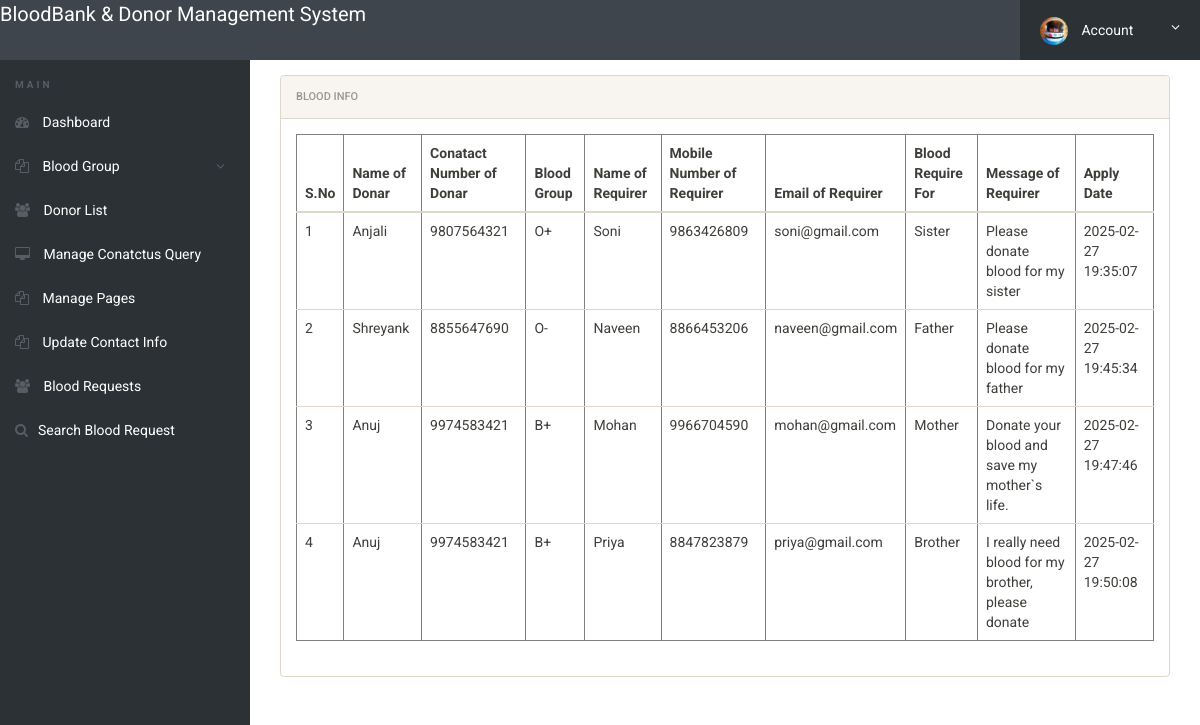
The page /admin/blood-requests.php (signed in) on the database its author committed.
### tables this page shows
CREATE TABLE `tblbloodrequirer` (
  `ID` int(10) NOT NULL,
  `BloodDonarID` int(10) DEFAULT NULL,
  `name` varchar(250) DEFAULT NULL,
  `EmailId` varchar(250) DEFAULT NULL,
  `ContactNumber` bigint(10) DEFAULT NULL,
  `BloodRequirefor` varchar(250) DEFAULT NULL,
  `Message` mediumtext DEFAULT NULL,
  `ApplyDate` timestamp NULL DEFAULT current_timestamp()
);

CREATE TABLE `tblblooddonars` (
  `id` int(11) NOT NULL,
  `FullName` varchar(100) DEFAULT NULL,
  `MobileNumber` char(11) DEFAULT NULL,
  `EmailId` varchar(100) DEFAULT NULL,
  `Gender` varchar(20) DEFAULT NULL,
  `Age` int(11) DEFAULT NULL,
  `BloodGroup` varchar(20) DEFAULT NULL,
  `Address` varchar(255) DEFAULT NULL,
  `Message` mediumtext DEFAULT NULL,
  `PostingDate` timestamp NOT NULL DEFAULT current_timestamp(),
  `status` int(1) DEFAULT NULL,
  `Password` varchar(250) DEFAULT NULL
);

### admin/blood-requests.php (the view, shortened to what this page needs)
<?php
include('includes/config.php');
if(strlen($_SESSION['alogin'])==0)
	{
header('location:index.php');
}
else{
 ?>
<!doctype html>
<html lang="en" class="no-js">
<head>
	<link rel="stylesheet" href="css/font-awesome.min.css">
	<link rel="stylesheet" href="css/bootstrap.min.css">
	<link rel="stylesheet" href="css/dataTables.bootstrap.min.css">
	<link rel="stylesheet" href="css/bootstrap-social.css">
	<link rel="stylesheet" href="css/bootstrap-select.css">
	<link rel="stylesheet" href="css/fileinput.min.css">
	<link rel="stylesheet" href="css/awesome-bootstrap-checkbox.css">
	<link rel="stylesheet" href="css/style.css">
</head>
<body>
	<?php include('includes/header.php');?>
	<div class="ts-main-content">
		<?php include('includes/leftbar.php');?>
		<div class="content-wrapper">
			<div class="container-fluid">
					<div class="col-md-12">
						<div class="panel panel-default">
							<div class="panel-heading">Blood Info</div>
							<div class="panel-body">
								<table border="1" class="table table-responsive">
                                    <thead>
                                         <tr>
                                         	<th>S.No</th>
                                          <th>Name of Donar</th>
                                          <th>Conatact Number of Donar</th>
                                          <th>Blood Group</th>
                                            <th>Name of Requirer</th>
                                            <th>Mobile Number of Requirer</th>
                                            <th>Email of Requirer</th>
                                            <th>Blood Require For</th>
                                            <th>Message of Requirer</th>
                                            <th>Apply Date</th>
                                        </tr>
                                    </thead>
                                    <tbody>
                                        <tr><?php
$sql="SELECT tblbloodrequirer.BloodDonarID,tblbloodrequirer.name,tblbloodrequirer.EmailId,tblbloodrequirer.ContactNumber,tblbloodrequirer.BloodRequirefor,tblbloodrequirer.Message,tblbloodrequirer.ApplyDate,tblblooddonars.id as donid,tblblooddonars.FullName,tblblooddonars.MobileNumber,tblblooddonars.BloodGroup  from  tblbloodrequirer join tblblooddonars on tblblooddonars.id=tblbloodrequirer.BloodDonarID where tblblooddonars.FullName like '%$sdata%' || tblblooddonars.MobileNumber like '%$sdata%'";
$query = $dbh -> prepare($sql);
$query->execute();
$results=$query->fetchAll(PDO::FETCH_OBJ);
$cnt=1;
if($query->rowCount() > 0)
{
foreach($results as $row)
{               ?>
                                            <td><?php echo htmlentities($cnt);?></td>
                                            <td><?php  echo htmlentities($row->FullName);?></td>
                                            <td><?php  echo htmlentities($row->MobileNumber);?></td>
                                            <td><?php  echo htmlentities($row->BloodGroup);?></td>
                                        <td><?php  echo htmlentities($row->name);?></td>
                                             <td><?php  echo htmlentities($row->ContactNumber);?></td>
                                             <td><?php  echo htmlentities($row->EmailId);?></td>
                                          <td><?php  echo htmlentities($row->BloodRequirefor);?></td>
                 <td><?php  echo htmlentities($row->Message);?>
                  </td>
                                            <td>
                                              <?php  echo htmlentities($row->ApplyDate);?>
                                            </td>
                                        </tr>
                                    <?php $cnt=$cnt+1;}} else {?>
                                        <tr>
                                            <th colspan="8" style="color:red;"> No Record found</th>
                                        </tr>
                                    <?php } ?>
                                    </tbody>
                                </table>
							</div>
						</div>
					</div>
				</div>
			</div>
		</div>
</body>
</html>
<?php } ?>

### admin/css/style.css (style rules this page uses)
html { font-size: 14px; }
@media only screen and (min-width: 480px) { html { font-size: 17px; } }
@media only screen and (min-width: 768px) { html { font-size: 14px; } }
body { font-size: 1em; }
.panel { overflow: hidden; }
.ts-main-content .content-wrapper { padding-top: 15px; margin-top: 60px; }
@media only screen and (min-width: 992px) { .ts-main-content .content-wrapper { margin-left: 250px; } }

### rows shown on the page
tblbloodrequirer: BloodDonarID.FullName "Anjali", BloodDonarID.MobileNumber "9807564321", BloodDonarID.BloodGroup "O+", name "Soni", ContactNumber "9863426809", EmailId "soni@gmail.com", BloodRequirefor "Sister", Message "Please donate blood for my sister", ApplyDate "2025-02-27 19:35:07"
tblbloodrequirer: BloodDonarID.FullName "Shreyank", BloodDonarID.MobileNumber "8855647690", BloodDonarID.BloodGroup "O-", name "Naveen", ContactNumber "8866453206", EmailId "naveen@gmail.com", BloodRequirefor "Father", Message "Please donate blood for my father", ApplyDate "2025-02-27 19:45:34"
tblbloodrequirer: BloodDonarID.FullName "Anuj", BloodDonarID.MobileNumber "9974583421", BloodDonarID.BloodGroup "B+", name "Mohan", ContactNumber "9966704590", EmailId "mohan@gmail.com", BloodRequirefor "Mother", Message "Donate your blood and save my mother`s life.", ApplyDate "2025-02-27 19:47:46"
tblbloodrequirer: BloodDonarID.FullName "Anuj", BloodDonarID.MobileNumber "9974583421", BloodDonarID.BloodGroup "B+", name "Priya", ContactNumber "8847823879", EmailId "priya@gmail.com", BloodRequirefor "Brother", Message "I really need blood for my brother, please donate", ApplyDate "2025-02-27 19:50:08"
